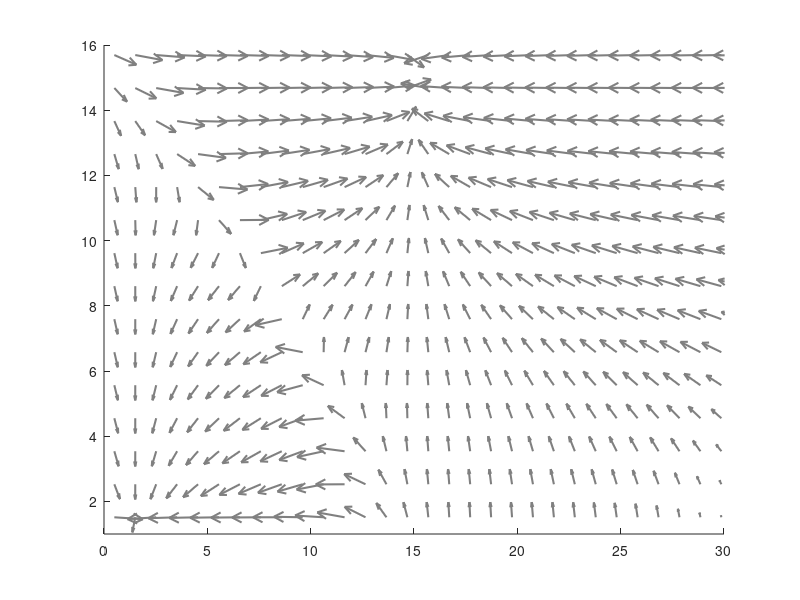

Here is the MATLAB script that generated this plot: (Note: this script raises an error after producing the figure.)
function [] = Two_attarctors_model()
%% Plot for Fig4

clear;close all

%% create vector filed for the model
Ystart = 1.5; % starting Y value
Ythr   = 15;  % goal

% Define attractor positions
attractor1 = [Ystart/5, Ystart/5];
attractor2 = [Ythr/5, Ythr/5];

% Define grid
[x, y] = meshgrid(linspace(0.1, 8, 40), linspace(0.1, 8, 40));
 
% Define relative strengths (depths) of the attractors
strength1 = 1;  % x vector
strength2 = 0.5;  % y vector
bias_y = 0;

% Define vector field with different strengths
vx = -strength1 * (x - attractor1(1)) .* exp(-((x - attractor1(1)).^2 + (y - attractor1(2)).^2)) ...
     -strength1 * (x - attractor2(1)) .* exp(-((x - attractor2(1)).^2 + (y - attractor2(2)).^2));
vy = -strength2 * (y - attractor1(2)) .* exp(-((x - attractor1(1)).^2 + (y - attractor1(2)).^2)) ...
     -strength2 * (y - attractor2(2)+bias_y) .* exp(-((x - attractor2(1)).^2 + (y - attractor2(2)).^2));

% increase pull as it goes higher  
modX = linspace(0,2,40)';
modX = modX.^1;
mod  = repmat(modX,1,40);
vx = vx.*mod;

% Normalize vector field
v_norm = sqrt(vx.^2 + vy.^2);
vx = vx ./ (v_norm + 1e-6);
vy = vy ./ (v_norm + 1e-6);

% scale it
X=x*5;Y=y*5;U=vx*30;V=vy*10;
x = X(1,:);y=X(1,:);

scale = 1;titles='';
f1 = plotVectorField(X,Y,U,V,Ystart,Ythr,scale,titles);

fig_file_name = fullfile('plots',['VectorFild']);
print(gcf,'-dtiff' ,fig_file_name)
savefig(gcf,fig_file_name)



%% simulation of traj along the vector field

dt= 0.001;numStep=3000;

%% simulate trajectory

rots = 1:2; % angle of cue input

for rot=rots
    
     if rot==2
            amp = 220; % amp of the biggest input
            ty{2}=6; % step of inputs
     elseif rot==1
            amp = 150; % amp of the biggest input
            ty{1}=4;   % step of inputs
     end
        
    for i=1:ty{rot}
        initial_state = [1.5 1.5];

        step = 22.5; % step in amplitide between trials
        amp_end = amp-step*(i-1);
        
        sang = atan(1/1);
        if rot==2
            default_ang = sang - pi*0.1;
            ang = default_ang - pi*0.01*(i-1);
        else
            ang = sang;
        end
        
        pertureb_onset  = 0.5; % cue onset
        perturb_dur     = 0.2; % cue dur
        common_range    = perturb_dur; % s, input ramp down after this range (if shorter the perturb dur)
               
        inputs = [amp_end ang common_range pertureb_onset perturb_dur numStep];
        
        [xs{rot,i},ys{rot,i},t2]   = vf_simulation(x,y,U,V,initial_state,dt,inputs);
    end
end


%% plot results
for rot=rots
    
    numCond = 12;
    cs = turbo(numCond);
    cs(ty{rot},:) = [165 42 42]/255; % no lcik trial
    
    
    %% 2D plot
    f1 = plotVectorField(X,Y,U,V,Ystart,Ythr,scale,titles);
    hold on
    for i=1:ty{rot}
        plot(xs{rot,i},ys{rot,i},'o','linewidth',1,'color',cs(i,:),'markersize',2)
    end
    plot(Ystart,Ystart,'ko','markersize',12.5,'markerfacecolor','w')
    plot(Ythr,Ythr,'ko','markersize',12.5,'markerfacecolor','k')
    
    
    axis_xy = linspace(1.5,28.5,5);
    set(gca,'xtick',axis_xy,'ytick',axis_xy,'xticklabel',{'0',[],'1',[],'2'},...
        'yticklabel',{'0',[],'1',[],'2'})
    fig_file_name = fullfile('plots',['VectorFild_traj_',num2str(rot)]);
    print(gcf,'-dtiff' ,fig_file_name)
    savefig(gcf,fig_file_name)


    %% projection
    fig = figure;set(gcf,'Color','w','Position',[44 184 300 600])
    tAxis = [1:numel(ys{rot,i})]*dt-0.5;
    subplot(2,1,1);hold on
    for i=1:ty{rot}
        plot(tAxis,ys{rot,i},'Color',cs(i,:),'linewidth',1.5)       
    end
    xlim([-0.2 1]);xline(0,'k:')
    xlabel('Time (s)');ylabel('Ramping mode');set(gca,'fontsize',16,'tickdir','out')
    set(gca,'ytick',axis_xy,'yticklabel',{'0',[],'1',[],'2'})
    
    subplot(2,1,2);hold on
    for i=1:ty{rot}
        plot(tAxis,xs{rot,i},'Color',cs(i,:),'linewidth',1.5)
    end
    xlim([-0.2 1]);xline(0,'k:')
    xlabel('Time (s)');ylabel('Cue mode');set(gca,'fontsize',16,'tickdir','out')
    set(gca,'ytick',axis_xy,'yticklabel',{'0',[],'1',[],'2'})
    
    fig_file_name = fullfile('plots',['Ramp_mode',num2str(rot)]);
    print(gcf,'-dtiff' ,fig_file_name)
    savefig(gcf,fig_file_name)
    
    %% angle/amplitude at 200ms
    tID = find(tAxis>=0.2,1);
    LT  = nan(ty{rot},1); 
    for i=1:ty{rot}
        x_c{i} = (xs{rot,i}(tID)-Ystart)/(Ythr-Ystart);
        y_c{i} = (ys{rot,i}(tID)-Ystart)/(Ythr-Ystart);
        LTid   = find(ys{rot,i}>Ythr*0.99,1);
        if ~isnan(LTid)
            LT(i)  = tAxis(LTid);
        end
        
    end
    
    
    X_range = ty{rot};
    colors = turbo(X_range);
    ang = nan(X_range,1);amp= nan(X_range,1);
    figure;set(gcf,'Color','w','Position',[122 260 350 700]);
    for c=1:X_range
        subplot(3,1,1);hold on
        plot(x_c{c},y_c{c},'o','color',colors(c,:))

        u = [x_c{c} y_c{c}];
        v= [1 1]; % attarctor
       
        ang(c)   = atan2(det([u;v]),dot(u,v));      
        amp(c,:) = sqrt(x_c{c}.^2 + y_c{c}.^2);
    end

    subplot(3,1,2);hold on
    meanY = ang;

    plot(LT,meanY,'ko')
    xlabel('Lick time')
    ylabel('Angle (radian)')
    set(gca,'tickdir','out','box','off');
    yline(0,'k:')
    yline(ang(end),'k:')

    subplot(3,1,3);hold on
    meanY = amp;
    yline(amp(end),'k:')

    plot(LT,meanY,'ko')
    xlabel('Lick time')
    ylabel('Amplitude (a.u,)')
    set(gca,'tickdir','out','box','off');
    
    fig_file_name = fullfile('plots',['TwoDPlotsAngQuat',num2str(rot)]);
    print(gcf,'-dtiff' ,fig_file_name)
    savefig(gcf,fig_file_name)
    
end


end


function [fig] = plotVectorField(X,Y,U,V,Ystart,Ythr,scale,titles)
    % plot vector filed
    fig = figure;set(gcf,'Color','w','Position',[70 520 300 300]);hold on
    quiver(X,Y,U,V,scale,'Color',[0.5 0.5 0.5],'linewidth',1.5)
    xlim([0 30])
    ylim([1 16])
    yline(Ythr,'k:')
    yline(Ystart,'k:')
    
    xlabel('Cue mode');ylabel('Ramping mode');set(gca,'fontsize',16,'tickdir','out')
%     set(gca,'ytick',1.5:((15-1.5)/3):15,'yTickLabel',{'0','','','1'})
%     set(gca,'xtick',0.5:((17.5-0.5)/3):17.5,'xTickLabel',{'0','','','1'})
    title(titles)
end




function [x,y,t] = vf_simulation(X,Y,Utmp,Vtmp,initial_state,dt,inputs)

    % inputs = [amp ang amp_end common_range pertureb_onset perturb_dur Ythr numStep];
   

        
    perturbOnsetBin = inputs(4)/dt;
    perturbDurBin   = inputs(5)/dt;
    numStep         = inputs(6);
    
    

    x = nan(numStep,1);x(1) = initial_state(1);
    y = nan(numStep,1);y(1) = initial_state(2);
    
    for t=2:numStep

     
        if iscell(Utmp)
            U = Utmp{t};V = Vtmp{t};
        else
            U = Utmp;V = Vtmp;
        end
        
        xind   = x(t-1);
        xpost  = ceil(xind);
        xpre   = xpost-1;
        if xpre==0;xpre=1;end
        
        yind  = y(t-1);
        ypost  = ceil(yind);
        ypre   = ypost-1;
        if ypre==0;ypre=1;end
        
        U1 = (xpost-xind)*U(ypre,xpre) + (xind-xpre)*U(ypre,xpost);
        U2 = (xpost-xind)*U(ypost,xpre) + (xind-xpre)*U(ypost,xpost);         
        xSpeed = (ypost-yind)*U1 + (yind-ypre)*U2;
        
        V1 = (xpost-xind)*V(ypre,xpre) + (xind-xpre)*V(ypre,xpost);
        V2 = (xpost-xind)*V(ypost,xpre) + (xind-xpre)*V(ypost,xpost);         
        ySpeed = (ypost-yind)*V1 + (yind-ypre)*V2;
        
        if isempty(perturbOnsetBin)
        
            x(t) = x(t-1)+xSpeed*dt;
            y(t) = y(t-1)+ySpeed*dt;

        else

            if t>=perturbOnsetBin && t<=perturbOnsetBin+perturbDurBin
               
                amp  = inputs(1);
                ang  = inputs(2);
                common_range = inputs(3);
                
                
                tdiff = t-(perturbOnsetBin+perturbDurBin*common_range);
                
                if tdiff>0
                    % ramp down of input
                    mod = (tdiff/(perturbDurBin*(1-common_range)));       
                    amp2 = amp*(1-mod);
                else
                    amp2 = amp;
                end
                

                stimStrength = [amp2*cos(ang) amp2*sin(ang)];
                
                x(t) = x(t-1)+(xSpeed+stimStrength(1))*dt;
                y(t) = y(t-1)+(ySpeed+stimStrength(2))*dt;

             
            else
                x(t) = x(t-1)+xSpeed*dt;
                y(t) = y(t-1)+ySpeed*dt;
            end

            if y(t)<1;y(t)=1;end
            if x(t)<1;x(t)=1;end


        end
        
%         if y(t)>=Ythr || x(t)<1;break;end
    end


end

